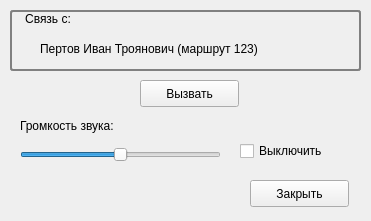
<?xml version="1.0" encoding="UTF-8"?>
<ui version="4.0">
 <class>WindowCall</class>
 <widget class="QMainWindow" name="WindowCall">
  <property name="geometry">
   <rect>
    <x>0</x>
    <y>0</y>
    <width>371</width>
    <height>221</height>
   </rect>
  </property>
  <property name="windowTitle">
   <string>Звонок</string>
  </property>
  <widget class="QWidget" name="centralwidget">
   <widget class="QGroupBox" name="groupBox_4">
    <property name="geometry">
     <rect>
      <x>10</x>
      <y>10</y>
      <width>351</width>
      <height>61</height>
     </rect>
    </property>
    <property name="sizePolicy">
     <sizepolicy hsizetype="Preferred" vsizetype="Preferred">
      <horstretch>0</horstretch>
      <verstretch>0</verstretch>
     </sizepolicy>
    </property>
    <property name="layoutDirection">
     <enum>Qt::LeftToRight</enum>
    </property>
    <property name="styleSheet">
     <string notr="true">QGroupBox{ 
     border: 2px solid gray; 
     border-radius: 3px; 
 } 

QGroupBox::title { 
    background-color: transparent;
     subcontrol-position: top left; 
     padding:2 13px;
 } </string>
    </property>
    <property name="title">
     <string>Связь с:</string>
    </property>
    <property name="flat">
     <bool>false</bool>
    </property>
    <property name="checkable">
     <bool>false</bool>
    </property>
    <widget class="QLabel" name="labelName">
     <property name="geometry">
      <rect>
       <x>30</x>
       <y>30</y>
       <width>281</width>
       <height>17</height>
      </rect>
     </property>
     <property name="styleSheet">
      <string notr="true">QLabel{
	border: 0px;
}</string>
     </property>
     <property name="text">
      <string>Пертов Иван Троянович (маршрут 123)</string>
     </property>
    </widget>
   </widget>
   <widget class="QPushButton" name="pushButton">
    <property name="geometry">
     <rect>
      <x>140</x>
      <y>80</y>
      <width>99</width>
      <height>27</height>
     </rect>
    </property>
    <property name="text">
     <string>Вызвать</string>
    </property>
   </widget>
   <widget class="QLabel" name="label_13">
    <property name="geometry">
     <rect>
      <x>20</x>
      <y>110</y>
      <width>181</width>
      <height>31</height>
     </rect>
    </property>
    <property name="styleSheet">
     <string notr="true">QLabel{
	border: 0px;
}</string>
    </property>
    <property name="text">
     <string>Громкость звука:</string>
    </property>
   </widget>
   <widget class="QSlider" name="horizontalSlider">
    <property name="geometry">
     <rect>
      <x>20</x>
      <y>140</y>
      <width>201</width>
      <height>29</height>
     </rect>
    </property>
    <property name="maximum">
     <number>100</number>
    </property>
    <property name="value">
     <number>50</number>
    </property>
    <property name="orientation">
     <enum>Qt::Horizontal</enum>
    </property>
   </widget>
   <widget class="QCheckBox" name="checkBox">
    <property name="geometry">
     <rect>
      <x>240</x>
      <y>140</y>
      <width>121</width>
      <height>22</height>
     </rect>
    </property>
    <property name="text">
     <string>Выключить</string>
    </property>
   </widget>
   <widget class="QPushButton" name="pushButton_2">
    <property name="geometry">
     <rect>
      <x>250</x>
      <y>180</y>
      <width>99</width>
      <height>27</height>
     </rect>
    </property>
    <property name="text">
     <string>Закрыть</string>
    </property>
   </widget>
  </widget>
 </widget>
 <resources/>
 <connections/>
</ui>
